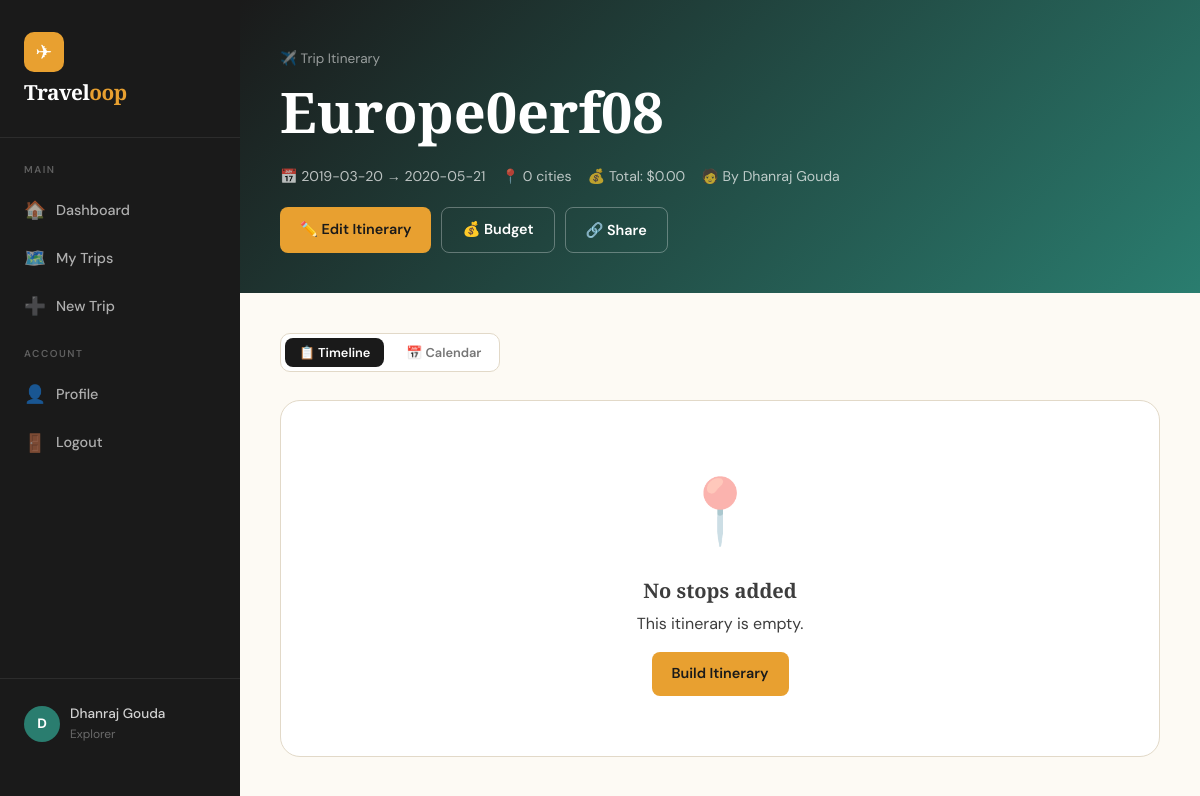
Page /trips/2/view (signed in) on the committed database.
### backend/app.py (models this page shows)
class User(db.Model):
    id = db.Column(db.Integer, primary_key=True)
    name = db.Column(db.String(100), nullable=False)
    email = db.Column(db.String(120), unique=True, nullable=False)
    password = db.Column(db.String(200), nullable=False)
    photo = db.Column(db.String(200), default='')
    language = db.Column(db.String(20), default='English')
    created_at = db.Column(db.DateTime, default=datetime.utcnow)
    trips = db.relationship('Trip', backref='user', lazy=True, cascade='all, delete-orphan')

class Trip(db.Model):
    id = db.Column(db.Integer, primary_key=True)
    user_id = db.Column(db.Integer, db.ForeignKey('user.id'), nullable=False)
    name = db.Column(db.String(200), nullable=False)
    description = db.Column(db.Text, default='')
    start_date = db.Column(db.String(20), nullable=False)
    end_date = db.Column(db.String(20), nullable=False)
    cover_photo = db.Column(db.String(200), default='')
    is_public = db.Column(db.Boolean, default=False)
    budget = db.Column(db.Float, default=0.0)
    created_at = db.Column(db.DateTime, default=datetime.utcnow)
    stops = db.relationship('Stop', backref='trip', lazy=True, cascade='all, delete-orphan')
    notes = db.relationship('Note', backref='trip', lazy=True, cascade='all, delete-orphan')
    checklist = db.relationship('ChecklistItem', backref='trip', lazy=True, cascade='all, delete-orphan')

### backend/app.py (the view)
@app.route('/trips/<int:trip_id>/view')
def itinerary_view(trip_id):
    trip = Trip.query.get_or_404(trip_id)
    if not trip.is_public and ('user_id' not in session or trip.user_id != session['user_id']):
        return redirect(url_for('login'))
    owner = User.query.get(trip.user_id)
    total_cost = sum(a.cost for s in trip.stops for a in s.activities)
    return render_template('itinerary_view.html', trip=trip, owner=owner, total_cost=total_cost,
                           user=User.query.get(session['user_id']) if 'user_id' in session else None)

### templates/itinerary_view.html (shortened to what this page needs)
{% extends "base.html" %}
{% block content %}
<div style="background:linear-gradient(135deg,var(--ink) 0%,#2A7D6F 100%);padding:48px 40px 40px;color:white;margin-bottom:0;">
  <div style="max-width:900px;">
    <p style="color:rgba(255,255,255,.55);font-size:.85rem;margin-bottom:8px;">
      ✈️ Trip Itinerary
    </p>
    <h1 style="color:white;margin-bottom:12px;">
      {{ trip.name }}
    </h1>
    <div style="display:flex;gap:16px;margin-top:20px;flex-wrap:wrap;align-items:center;">
      <span style="color:rgba(255,255,255,.7);font-size:.88rem;">
        📅 {{ trip.start_date }} → {{ trip.end_date }}
      </span>
      <span style="color:rgba(255,255,255,.7);font-size:.88rem;">
        📍 {{ trip.stops|length }} cities
      </span>
      <span style="color:rgba(255,255,255,.7);font-size:.88rem;">
        💰 Total: ${{ "%.2f"|format(total_cost) }}
      </span>
      <span style="color:rgba(255,255,255,.7);font-size:.88rem;">
        🧑 By {{ owner.name }}
      </span>
    </div>
    {% if user and user.id == trip.user_id %}
    <div style="display:flex;gap:10px;margin-top:20px;flex-wrap:wrap;">
      <a href="{{ url_for('itinerary_builder', trip_id=trip.id) }}"
         class="btn btn-primary">
         ✏️ Edit Itinerary
      </a>
      <a href="{{ url_for('trip_budget', trip_id=trip.id) }}"
         class="btn btn-outline"
         style="border-color:rgba(255,255,255,.3);color:white;">
         💰 Budget
      </a>
      <button class="btn btn-outline"
              style="border-color:rgba(255,255,255,.3);color:white;"
              onclick="shareTrip()">
              🔗 Share
      </button>
    </div>
    {% endif %}
  </div>
</div>
<div class="page-body" style="padding-top:40px;">
  <div style="display:flex;gap:8px;margin-bottom:28px;background:var(--white);border:1px solid var(--border);border-radius:10px;padding:4px;width:fit-content;">
    <button class="btn btn-dark btn-sm"
            id="btnTimeline"
            onclick="setView('timeline')">
      📋 Timeline
    </button>
    <button class="btn btn-ghost btn-sm"
            id="btnCalendar"
            onclick="setView('calendar')">
      📅 Calendar
    </button>
  </div>
  <div id="viewTimeline">
    {% if trip.stops %}
    <div class="timeline">
      {% for stop in trip.stops %}
      <div class="timeline-item fade-up">
        <div class="timeline-dot"></div>
        <div class="card" style="margin-bottom:0;">
          <div style="padding:20px 24px 16px;background:var(--sand);border-bottom:1px solid var(--border);">
            <div style="display:flex;align-items:center;justify-content:space-between;flex-wrap:wrap;gap:8px;">
              <div>
                <div style="font-size:1.15rem;font-weight:800;font-family:'Playfair Display',serif;">
                  📍 {{ stop.city }}
                  {% if stop.country %}
                    , {{ stop.country }}
                  {% endif %}
                </div>
                <div style="font-size:.82rem;color:var(--ink-lt);margin-top:3px;">
                  {{ stop.start_date }} → {{ stop.end_date }}
                </div>
              </div>
              <div style="display:flex;gap:8px;align-items:center;flex-wrap:wrap;">
                <span class="badge badge-sand">
                  {{ stop.activities|length }} activities
                </span>
                {% if stop.activities %}
                  {% set stop_cost = namespace(n=0) %}
                  {% for act in stop.activities %}
                    {% set stop_cost.n = stop_cost.n + act.cost %}
                  {% endfor %}
                  <span class="badge badge-teal">
                    💰 ${{ "%.0f"|format(stop_cost.n) }}
                  </span>
                {% endif %}
              </div>
            </div>
          </div>
          {% if stop.activities %}
          <div style="padding:16px 24px;">
            {% for act in stop.activities %}
            {% set cat_colors = {
              'sightseeing':'#2A7D6F',
              'food':'#E8A030',
              'adventure':'#E05A3A',
              'culture':'#6B48FF',
              'wellness':'#EC4899'
            } %}
            <div style="display:flex;align-items:flex-start;gap:12px;padding:12px 0;border-bottom:1px solid var(--border);">
              {% set color = cat_colors.get(act.category,'#999') %}
              <div style="width:10px;height:10px;border-radius:50%;margin-top:6px;flex-shrink:0;background:{{ color }};"></div>
              <div style="flex:1;">
                <div style="font-weight:600;font-size:.95rem;">
                  {{ act.name }}
                </div>
                <div style="font-size:.8rem;color:var(--ink-lt);margin-top:2px;">
                  {{ act.category|capitalize }}
                  {% if act.duration %}
                    · {{ act.duration }}
                  {% endif %}
                  {% if act.time_slot %}
                    · 🕐 {{ act.time_slot }}
                  {% endif %}
                  {% if act.description %}
                    — {{ act.description }}
                  {% endif %}
                </div>
              </div>
              <div style="font-weight:700;color:var(--teal);font-size:.9rem;white-space:nowrap;">
                {% if act.cost > 0 %}
                  ${{ "%.0f"|format(act.cost) }}
                {% else %}
                  Free
                {% endif %}
              </div>
            </div>
            {% endfor %}
          </div>
          {% else %}
          <div style="padding:24px;text-align:center;color:var(--ink-lt);font-size:.88rem;">
            No activities planned for this stop.
          </div>
          {% endif %}
        </div>
      </div>
      {% endfor %}
    </div>
    <div class="card fade-up" style="margin-top:32px;">
      <div class="card-body">
        <h3 style="margin-bottom:20px;">
          💰 Trip Summary
        </h3>
        <div class="grid-3">
          <div style="text-align:center;padding:16px;background:var(--sand);border-radius:10px;">
            <div style="font-size:1.6rem;font-weight:900;font-family:'Playfair Display',serif;color:var(--teal);">
              {{ trip.stops|length }}
            </div>
            <div style="font-size:.82rem;color:var(--ink-lt);margin-top:4px;">
              Cities
            </div>
          </div>
          {% set total_acts = namespace(n=0) %}
          {% for s in trip.stops %}
            {% set total_acts.n = total_acts.n + s.activities|length %}
          {% endfor %}
          <div style="text-align:center;padding:16px;background:var(--sand);border-radius:10px;">
            <div style="font-size:1.6rem;font-weight:900;font-family:'Playfair Display',serif;color:var(--amber);">
              {{ total_acts.n }}
            </div>
            <div style="font-size:.82rem;color:var(--ink-lt);margin-top:4px;">
              Activities
            </div>
          </div>
          <div style="text-align:center;padding:16px;background:var(--sand);border-radius:10px;">
            <div style="font-size:1.6rem;font-weight:900;font-family:'Playfair Display',serif;color:var(--coral);">
              ${{ "%.0f"|format(total_cost) }}
            </div>
            <div style="font-size:.82rem;color:var(--ink-lt);margin-top:4px;">
              Total Cost
            </div>
          </div>
        </div>
      </div>
    </div>
    {% else %}
    <div class="card">
      <div class="empty-state">
        <div class="empty-icon">📍</div>
        <h3>No stops added</h3>
        <p>This itinerary is empty.</p>
        {% if user and user.id == trip.user_id %}
        <a href="{{ url_for('itinerary_builder', trip_id=trip.id) }}"
           class="btn btn-primary"
           style="margin-top:16px;">
           Build Itinerary
        </a>
        {% endif %}
      </div>
    </div>
    {% endif %}
  </div>
</div>
{% endblock %}

### templates/base.html (shortened to what this page needs)
<!DOCTYPE html>
<html lang="en">
<head>
  <link rel="stylesheet" href="{{ url_for('static', filename='css/style.css') }}">
</head>
<body>
{% block body %}
<div class="page-wrapper">
  <nav class="sidebar">
    <div class="sidebar-logo">
      <div class="logo-icon">✈</div>
      <h2>Travel<span>oop</span></h2>
    </div>
    <div class="nav-section">
      <div class="nav-label">Main</div>
      <a href="{{ url_for('dashboard') }}" class="nav-link {% if request.endpoint == 'dashboard' %}active{% endif %}">
        <span class="nav-icon">🏠</span> Dashboard
      </a>
      <a href="{{ url_for('my_trips') }}" class="nav-link {% if request.endpoint == 'my_trips' %}active{% endif %}">
        <span class="nav-icon">🗺️</span> My Trips
      </a>
      <a href="{{ url_for('create_trip') }}" class="nav-link {% if request.endpoint == 'create_trip' %}active{% endif %}">
        <span class="nav-icon">➕</span> New Trip
      </a>
    </div>
    <div class="nav-section" style="margin-top: 8px;">
      <div class="nav-label">Account</div>
      <a href="{{ url_for('profile') }}" class="nav-link {% if request.endpoint == 'profile' %}active{% endif %}">
        <span class="nav-icon">👤</span> Profile
      </a>
      <a href="{{ url_for('logout') }}" class="nav-link">
        <span class="nav-icon">🚪</span> Logout
      </a>
    </div>
    <div class="sidebar-footer">
      <div class="user-chip">
        <div class="user-avatar">{{ session.user_name[0]|upper if session.user_name else 'U' }}</div>
        <div>
          <div class="user-name">{{ session.user_name or 'Traveler' }}</div>
          <div class="user-role">Explorer</div>
        </div>
      </div>
    </div>
  </nav>
  <main class="main-content">
    {% block content %}{% endblock %}
  </main>
</div>
{% endblock %}
</body>
</html>

### Static/CSS/style.css (style rules this page uses)
:root { --sand: #F5EDD8; --cream: #FDFAF4; --amber: #E8A030; --amber-dk: #C4821A; --teal: #2A7D6F; --teal-lt: #3BA08F; --coral: #E05A3A; --ink: #1A1A1A; --ink-md: #3D3D3D; --ink-lt: #767676; --border: #E2D9C8; --white: #FFFFFF; --shadow: 0 4px 24px rgba(26,26,26,.10); --shadow-lg:0 12px 48px rgba(26,26,26,.15); --radius: 12px; --radius-lg:20px; }
*, *::before, *::after { box-sizing: border-box; margin: 0; padding: 0; }
html { scroll-behavior: smooth; }
body { font-family: 'DM Sans', sans-serif; background: var(--cream); color: var(--ink); min-height: 100vh; line-height: 1.6; }
h1,h2,h3,h4 { font-family: 'Playfair Display', serif; line-height: 1.2; }
h1 { font-size: clamp(2rem, 5vw, 3.5rem); }
h2 { font-size: clamp(1.5rem, 3vw, 2rem); }
h3 { font-size: 1.25rem; }
p { color: var(--ink-md); }
a { text-decoration: none; color: inherit; }
.page-wrapper { display: flex; min-height: 100vh; }
.sidebar { width: 240px; min-width: 240px; background: var(--ink); color: var(--white); display: flex; flex-direction: column; padding: 32px 0; position: sticky; top: 0; height: 100vh; overflow-y: auto; }
.sidebar-logo { padding: 0 24px 32px; border-bottom: 1px solid rgba(255,255,255,.08); margin-bottom: 24px; }
.sidebar-logo .logo-icon { width: 40px; height: 40px; background: var(--amber); border-radius: 10px; display: flex; align-items: center; justify-content: center; font-size: 20px; margin-bottom: 8px; }
.sidebar-logo h2 { font-size: 1.3rem; color: var(--white); letter-spacing: -.5px; }
.sidebar-logo span { color: var(--amber); }
.nav-section { padding: 0 12px; margin-bottom: 8px; }
.nav-label { font-size: 10px; font-weight: 600; letter-spacing: 1.5px; text-transform: uppercase; color: rgba(255,255,255,.3); padding: 0 12px 8px; }
.nav-link { display: flex; align-items: center; gap: 12px; padding: 10px 12px; border-radius: 8px; color: rgba(255,255,255,.65); font-size: .9rem; font-weight: 500; transition: all .2s; }
.nav-icon { font-size: 1.1rem; width: 20px; text-align: center; }
.sidebar-footer { margin-top: auto; padding: 24px; border-top: 1px solid rgba(255,255,255,.08); }
.user-chip { display: flex; align-items: center; gap: 10px; }
.user-avatar { width: 36px; height: 36px; border-radius: 50%; background: var(--teal); display: flex; align-items: center; justify-content: center; font-weight: 700; font-size: .85rem; color: white; }
.user-name { font-size: .85rem; color: rgba(255,255,255,.8); font-weight: 500; }
.user-role { font-size: .75rem; color: rgba(255,255,255,.35); }
.main-content { flex: 1; overflow-y: auto; background: var(--cream); }
.page-body { padding: 0 40px 60px; }
.btn { display: inline-flex; align-items: center; gap: 8px; padding: 10px 20px; border-radius: 8px; font-family: 'DM Sans', sans-serif; font-weight: 600; font-size: .9rem; cursor: pointer; border: none; transition: all .2s; white-space: nowrap; }
.btn-primary { background: var(--amber); color: var(--ink); }
.btn-dark { background: var(--ink); color: var(--white); }
.btn-outline { background: transparent; color: var(--ink); border: 1.5px solid var(--border); }
.btn-ghost { background: transparent; color: var(--ink-lt); padding: 6px 10px; }
.btn-sm { padding: 6px 14px; font-size: .8rem; }
.card { background: var(--white); border-radius: var(--radius-lg); border: 1px solid var(--border); overflow: hidden; transition: box-shadow .2s, transform .2s; }
.empty-state { text-align: center; padding: 60px 20px; color: var(--ink-lt); }
.empty-icon { font-size: 4rem; margin-bottom: 16px; opacity: .4; }
.empty-state h3 { color: var(--ink-md); margin-bottom: 8px; }

### rows in the picture
User: name "Dhanraj Gouda"
Trip: name "Europe0erf08", start_date "2019-03-20", end_date "2020-05-21"

### other values in the picture
{{ session.user_name[0]|upper if session.user_name else 'U' }} "D"
{{ trip.stops|length }} "0"
{{ "%.2f"|format(total_cost) }} "0.00"
